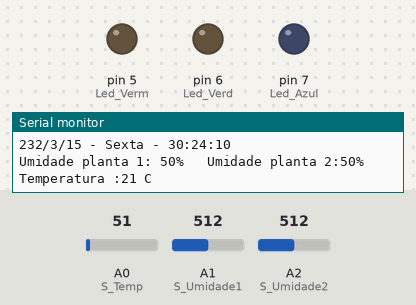
A sketch run on a simulated Arduino Uno, built with avr-gcc and run on an emulated ATmega328P. Shown: output pins drawn as LEDs (lit = HIGH), the last lines printed to the serial monitor. Inputs (shaded band) come from the test bench; at power-on: A0 (S_Temp) = 51, A1 (S_Umidade1) = 512, A2 (S_Umidade2) = 512. The local clock reads 2024-03-15 10:24:30 at power-on unless the sketch sets it; no radio packets arrive unless stated.

Above: at 0.7 s.
At 2.29 s:
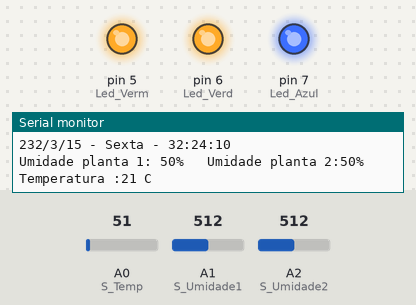
Timing chart, 0 to 3.0 s (numbered marks = the images above):
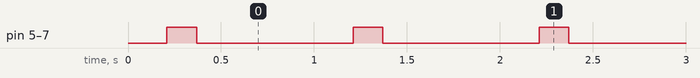

Measured:
- by itself, pin 5 (Led_Verm), pin 6 (Led_Verd), pin 7 (Led_Azul): alternates HIGH for 0.16 s and LOW for 0.84 s

The sketch:

Medicao_umidade_transmissor.ino
```cpp
#include <Wire.h>
#include <RTClib.h>
#include <VirtualWire.h>


#define S_Temp    A0

#define S_Umidade1 A1
#define S_Umidade2 A2

#define RF_pin      11

#define Led_Verm    5
#define Led_Verd   6
#define Led_Azul   7

#define TEMPO 1

long int tempoCompensado = 0;

float medicoes[8];
float aux = 0;


uint8_t mensagem[10];
uint8_t lenMensagem = sizeof(mensagem);

uint8_t   *dia         = &mensagem[0];
uint8_t   *mes         = &mensagem[1];
uint8_t   *ano         = &mensagem[2];
uint8_t   *diaSemana   = &mensagem[3];
uint8_t   *hora        = &mensagem[4];
uint8_t   *minuto      = &mensagem[5];
uint8_t   *segundo     = &mensagem[6];
uint8_t   *temperatura = &mensagem[7];
uint8_t   *umidade1    = &mensagem[8];
uint8_t   *umidade2    = &mensagem[9];

//DECLARAÇÃO DOS DIAS DA SEMANA  - PESQUISAR A NECESSIDADE DESSA PARTE !!!!!
char daysOfTheWeek[7][12] = {  "Domingo", "Segunda", "Terça", "Quarta", "Quinta", "Sexta", "Sábado"};

RTC_DS3231 rtc;


void setup(){

  // INPUT DO SENSOR DE TEMPERATURA
  pinMode(S_Temp, INPUT);

  // OUTPU DOS LEDS EM PINOS PWM
  pinMode(Led_Verm, OUTPUT);
  pinMode(Led_Verd, OUTPUT);
  pinMode(Led_Azul, OUTPUT);

  // INPUT DOS SENSORES DE UMIDADE
  pinMode(S_Umidade1, INPUT);
  pinMode(S_Umidade2, INPUT);

  Serial.begin(9600);

  if(!rtc.begin()) {
    //REINICIA O ARDUINO APOS 1 SEGUNDO
    delay(1000);
    asm volatile ("jmp 0");
  }

  if(rtc.lostPower()){
    // CASO ELE ESTEJA DESATUALIZADO
    rtc.adjust(DateTime(F(__DATE__), F(__TIME__))); // Tempo em que foi compilado
    //rtc.adjust(DateTime(1999, 05, 12, 6, 20, 0)); // Tempo manualmente
  }

  // SET DO TRANSMISSOR
  vw_set_tx_pin(RF_pin);
  vw_setup(2000);

}

void loop(){


  tempoCompensado = millis();

  aux = 0;
  for (int i = 0; i <7; i++){
    medicoes[i] = (5.0 * analogRead(S_Temp) * 100 / 1024);
    delay(25);
    aux += medicoes[i];
  }

  DateTime now = rtc.now();

  *diaSemana    = now.dayOfTheWeek(); // inteiro
  *ano          = now.year();
  *mes          = now.month();
  *dia          = now.day();
  *hora         = now.hour();
  *minuto       = now.minute();
  *segundo      = now.second();
  *umidade1     = map(analogRead(S_Umidade1), 0, 1023, 0, 100);
  *umidade2     = map(analogRead(S_Umidade2), 0, 1023, 0, 100);
  *temperatura  = (int)aux/8;

  printAll();

  LedControl(1,1,1,100);
  vw_send((uint8_t *)mensagem, sizeof(mensagem));
  vw_wait_tx();
  LedOff();

  delay((TEMPO*1000)-(millis() - tempoCompensado));

}

void LedControl(bool verm, bool verd, bool azul, int time){
  verm ? digitalWrite(Led_Verm, HIGH) : digitalWrite(Led_Verm, LOW);
  verd ? digitalWrite(Led_Verd, HIGH) : digitalWrite(Led_Verd, LOW);
  azul ? digitalWrite(Led_Azul, HIGH) : digitalWrite(Led_Azul, LOW);
  delay(time);
}

void LedOff(){
  digitalWrite(Led_Verm, LOW);
  digitalWrite(Led_Verd, LOW);
  digitalWrite(Led_Azul, LOW);
}

void printAll(){
  Serial.print(*ano);
  Serial.print("/");
  Serial.print(*mes);
  Serial.print("/");
  Serial.print(*dia);
  Serial.print(" - ");
  Serial.print(daysOfTheWeek[*diaSemana]);
  Serial.print(" - ");
  Serial.print(*segundo);
  Serial.print(":");
  Serial.print(*minuto);
  Serial.print(":");
  Serial.println(*hora);
  Serial.print("Umidade planta 1: ");
  Serial.print(*umidade1);
  Serial.print("% ");
  Serial.print("\tUmidade planta 2:");
  Serial.print(*umidade2);
  Serial.println("% ");
  Serial.print("Temperatura :");
  Serial.print(*temperatura);
  Serial.println(" C");
}
```
